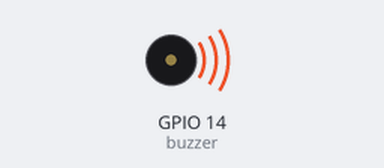
Bench run of a program on a simulated Raspberry Pi (BCM pin numbers). Parts: buzzer (waves = sounding). At 30.5 s the program stops and its outputs stay as they are.

Above: at 0.1 s.
At 30.6 s:
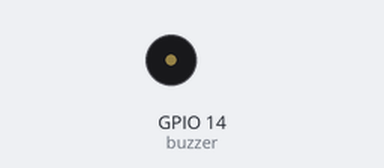
Timing chart, 0 to 32.0 s (numbered marks = the images above):
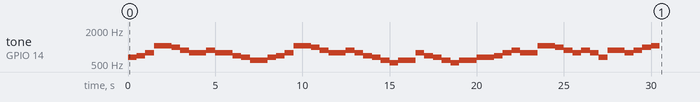

The program:

Buzzer12.py
```python
import RPi.GPIO as GPIO
import time

buzzer = 14
GPIO.setmode(GPIO.BCM)
GPIO.setup(buzzer, GPIO.OUT)

pwm = GPIO.PWM(buzzer, 1.0)
pwm.start(90.0)

scale = [523, 587, 659, 698, 784, 880, 988, 1047]
mother = [3, 4, 5, 8, 8, 7, 6, 5, 6, 5, 5, 4, 3, 2, \
	3, 4, 5, 8, 8, 7, 6, 5, 6, 5, 4, 3, 2, 1, \
	2, 2, 5, 4, 3, 2, 1, 2, 3, 3, 4, 5, 6, 5, \
	8, 8, 7, 6, 5, 6, 5, 3, 6, 6, 5, 6, 7, 8]

try:
	for i in range(0, 56):
		pwm.ChangeFrequency(scale[mother[i]-1])
		if i==7 or i ==13 or i==21 or i==35 or i==41:
			time.sleep(1.0)
		else:
			time.sleep(0.5)
	pwm.stop()

finally:
	GPIO.cleanup()
```

Measured:
- by itself, tone on GPIO 14 (buzzer): plays 659 Hz for 0.50 s, 698 Hz for 0.50 s, 784 Hz for 0.50 s, 1047 Hz for 1.0 s, 988 Hz for 0.50 s, 880 Hz for 0.50 s … (49 notes in this stretch)
